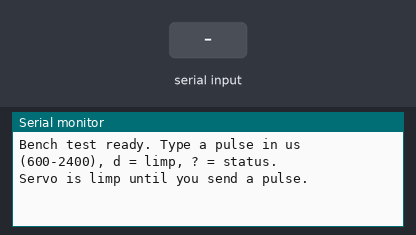
A sketch run on a simulated Arduino Nano, built with avr-gcc and run on an emulated ATmega328P. Shown: the last lines printed to the serial monitor. Inputs (shaded band) come from the test bench.

Above: at 1.2 s.
1.3 s: "d\n" received over Serial
At 1.8 s:
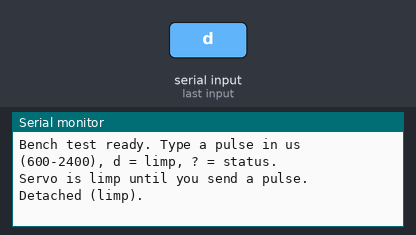
2.8 s: "90,45\n" received over Serial
At 4.0 s:
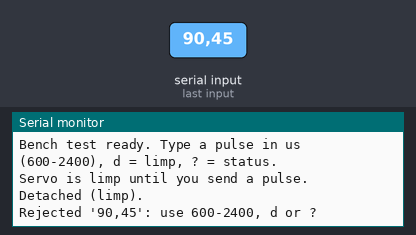
4.3 s: "0\n" received over Serial
At 5.3 s:
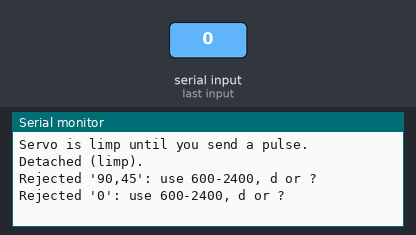

The sketch:

bench_test.ino
```cpp
// Bench test for one servo (Parts test day, Nov 2026). A throwaway test tool, not the arm firmware
// (that's Ishaan's firmware/arm_controller, through the PCA9685).
//
// Wiring: servo signal (orange/yellow) -> Nano D9. Servo red -> LM2596 OUT+ (set to 6.0 V FIRST).
//         Servo brown/black -> LM2596 OUT-, AND Nano GND -> LM2596 OUT- (common ground).
//         Nano powered from the laptop's USB only. Never connect servo red to the Nano's 5V pin.
//
// Serial Monitor at 115200 baud, line ending "Newline". Type:
//   1500      -> move to that pulse width in microseconds (allowed 600-2400)
//   d         -> detach: stop sending pulses, servo goes limp
//   ?         -> show the current pulse
// Start at 1500 (centre). Most MG996R/MG90S servos cover roughly 1000-2000 us for ~180 degrees;
// go wider only in small steps and stop if the servo buzzes at an end.

#include <Servo.h>

const int SERVO_PIN = 9;
const int MIN_US = 600;
const int MAX_US = 2400;

Servo servo;
int current_us = -1;  // -1 = detached

void setup() {
  Serial.begin(115200);
  Serial.println(F("Bench test ready. Type a pulse in us (600-2400), d = limp, ? = status."));
  Serial.println(F("Servo is limp until you send a pulse."));
}

void loop() {
  if (!Serial.available()) return;
  String line = Serial.readStringUntil('\n');
  line.trim();
  if (line.length() == 0) return;

  if (line == "d") {
    servo.detach();
    current_us = -1;
    Serial.println(F("Detached (limp)."));
  } else if (line == "?") {
    if (current_us < 0) Serial.println(F("Detached (limp)."));
    else { Serial.print(F("Holding ")); Serial.print(current_us); Serial.println(F(" us")); }
  } else {
    long us = line.toInt();
    if (us < MIN_US || us > MAX_US) {
      Serial.print(F("Rejected '")); Serial.print(line); Serial.println(F("': use 600-2400, d or ?"));
      return;
    }
    if (!servo.attached()) servo.attach(SERVO_PIN, MIN_US, MAX_US);
    servo.writeMicroseconds((int)us);
    current_us = (int)us;
    Serial.print(F("Moving to ")); Serial.print(current_us); Serial.println(F(" us"));
  }
}
```

Measured:
- after the input at 1.3 s, the serial monitor: prints a new line at once (image 1)
- after the input at 2.8 s, the serial monitor: prints a new line at once (image 2)
- after the input at 4.3 s, the serial monitor: prints a new line at once (image 3)
